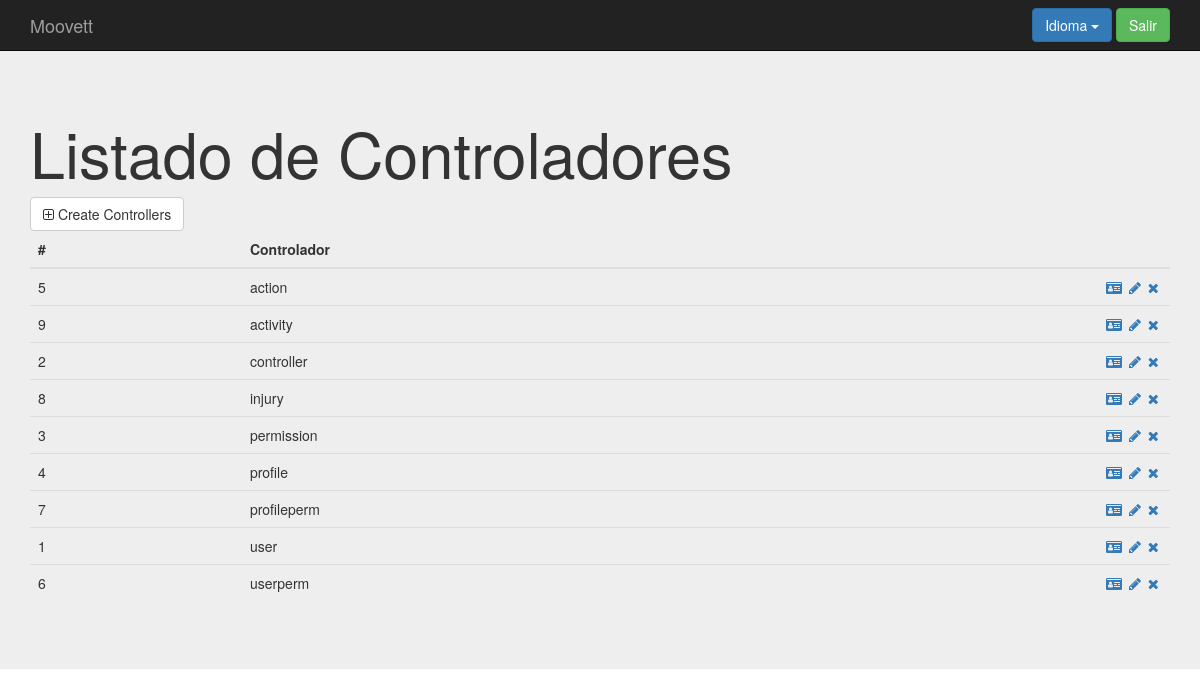
Before: /index.php?controller=controller&action=show (signed in) with the older database file.
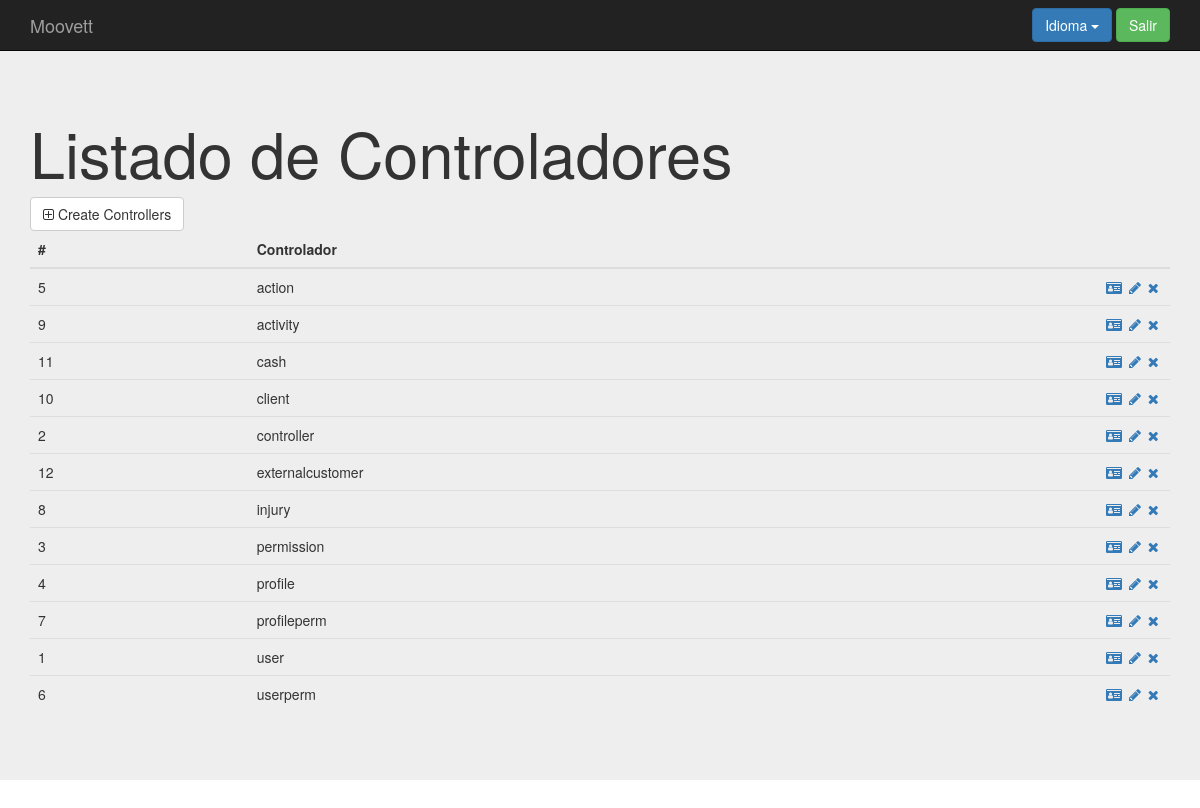
After: the same page with the newer database file.
### tables this page shows
create table `controller` (
`id` int(11) not null,
  `controllername` varchar(25) not null
);

### core/ViewManager.php (called while the page is built, shortened)
<?php
class ViewManager {
    private $variables = array();
    public function setVariable($varname, $value, $flash=false) {
        $this->variables[$varname] = $value;
    }
    public function getVariable($varname, $default=NULL) {
        if (!isset($this->variables[$varname])) {
            return $default;
        }
        return $this->variables[$varname];
    }
    public function render($controller, $viewname) {
        include(__DIR__."/../Views/$controller/$viewname.php");
    }
    private static $viewmanager_singleton = NULL;
    public static function getInstance() {
        if (self::$viewmanager_singleton == null) {
            self::$viewmanager_singleton = new ViewManager();
        }
        return self::$viewmanager_singleton;
    }
}

### Controllers/CONTROLLER_Controller.php (called while the page is built, shortened)
<?php
require_once(__DIR__."/../core/ViewManager.php");
require_once(__DIR__."/../core/I18n.php");
require_once(__DIR__."/../Models/Controller.php");
require_once(__DIR__."/../Models/CONTROLLER_Model.php");
class CONTROLLER_Controller extends BaseController {
    private $controllerMapper;
    public function __construct() {
        $this->controllerMapper = new CONTROLLER_Model();
        $this->view->setLayout("default");
    }
    public function show(){
        $controllers = $this->controllerMapper->fetch_all();
        $this->view->setVariable("controllers", $controllers);
        $this->view->render("controller", "CONTROLLER_SHOW_Vista");
    }
}

### index.php (called while the page is built, shortened)
<?php
function run() {
    try{
        $controller = loadController($_GET["controller"]);
        $actionName = $_GET["action"];
        $controller->$actionName();
    } catch(Exception $ex) {
        die($ex->getMessage());
  }
}
function loadController($controllerName) {
    return new $controllerClassName();
}
run();
?>

### core/I18n.php (called while the page is built, shortened)
<?php
class I18n {
  private $messages;
  public function setLanguage($language) {
    $this->messages = $i18n_messages;
  }
  public function i18n($key) {
    if (isset($this->messages[$key])){
      return $this->messages[$key];
    }else{
      return $key;
    }
  }
  private static $i18n_singleton = null;
  public static function getInstance() {
    if (self::$i18n_singleton == NULL) {
      self::$i18n_singleton = new I18n();
    }
    return self::$i18n_singleton;
  }
}
function i18n($key) {
  return I18n::getInstance()->i18n($key);
}

### Models/Controller.php (called while the page is built, shortened)
<?php
class Controller {
    private $id;
    private $controllerName;
    public function __construct($id=NULL, $controllerName=NULL, $action=NULL) {
        $this->id = $id;
        $this->controllerName = $controllerName;
    }
    public function getID() {
        return $this->id;
    }
    public function getControllerName() {
        return $this->controllerName;
    }
}

### Models/CONTROLLER_Model.php (called while the page is built, shortened)
<?php
require_once(__DIR__."/../core/PDOConnection.php");
class CONTROLLER_Model {
    private $db;
    public function __construct() {
        $this->db = PDOConnection::getInstance();
    }
    public function fetch_all(){
        $sql = $this->db->prepare("SELECT * FROM controller ORDER BY controllername");
        $sql->execute();
        $controllers_db = $sql->fetchAll(PDO::FETCH_ASSOC);
        $controllers = array();
        foreach ($controllers_db as $controller) {
            array_push($controllers, new Controller($controller["id"], $controller["controllername"]));
        }
        return $controllers;
    }
}

### core/PDOConnection.php (called while the page is built)
<?php
class PDOConnection {
    private static $dbhost = "127.0.0.1";
    private static $dbname = "moovett";
    private static $dbuser = "moovett";
    private static $dbpass = "moovett";
    private static $db_singleton = null;
    public static function getInstance() {
        if (self::$db_singleton == null) {
            self::$db_singleton = new PDO(
                "mysql:host=".self::$dbhost.";dbname=".self::$dbname.";charset=utf8",
                self::$dbuser,
                self::$dbpass,
                array(
                    PDO::ATTR_EMULATE_PREPARES => false,
                    PDO::ATTR_ERRMODE => PDO::ERRMODE_EXCEPTION
                )
            );
        }
        return self::$db_singleton;
    }
}
?>

### Views/controller/CONTROLLER_SHOW_Vista.php (the view, shortened to what the changed rows need)
<?php
require_once(__DIR__."/../../core/ViewManager.php");
$view = ViewManager::getInstance();
$view->setVariable("title", "Manage Controllers");
$controllers = $view->getVariable("controllers");
?>
<div class="jumbotron">
    <div class="container">
        <h1><?= i18n("List of Controllers")?></h1>
<table class="table">
      <thead>
        <tr>
          <th>#</th>
          <th><?= i18n("Controller") ?></th>
          <th style="width: 72px;"></th>
        </tr>
      </thead>
      <tbody>
	  <?php foreach($controllers as $controller){ ?>
          <tr>
	  <td><?php echo $controller->getID(); ?></td>
          <td><?php echo $controller->getControllerName(); ?></td>
          <td>
              <a href="index.php?controller=controller&action=showone&id=<?php echo $controller->getID();  ?>"><i class="fa fa-id-card" aria-hidden="true"></i></a>
              <a href="index.php?controller=controller&action=edit&id=<?php echo $controller->getID();  ?>"><i class="fa fa-pencil fa-fw" aria-hidden="true"></i></a>
              <a href="index.php?controller=controller&action=delete&id=<?php echo $controller->getID();  ?>" role="button" data-toggle="modal"><i class="fa fa-times" aria-hidden="true"></i></a>
          </td>
        </tr>
	<?php } ?>
      </tbody>
</table>
    </div>
</div>

Changed rows visible on the page:
added controller: id "11", controllername "cash"
added controller: id "10", controllername "client"
added controller: id "12", controllername "externalcustomer"
